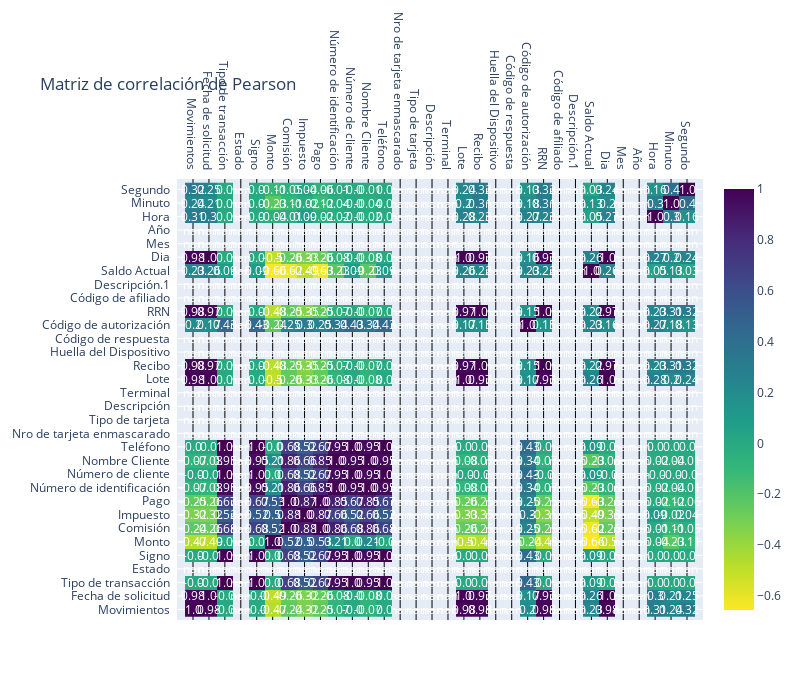

Notebook code cell kept with this figure:
### Code cell
# Crear una matriz de correlación interactiva
fig = ff.create_annotated_heatmap(
    z=correlation_matrix.values,
    x=list(correlation_matrix.columns),
    y=list(correlation_matrix.index),
    annotation_text=correlation_matrix.round(2).values,
    colorscale='Viridis',
    reversescale=True,
    showscale=True
)

# Ajustar el tamaño y el título
fig.update_layout(title='Matriz de correlación de Pearson', width=800, height=700)

# Mostrar el gráfico
fig.show()
